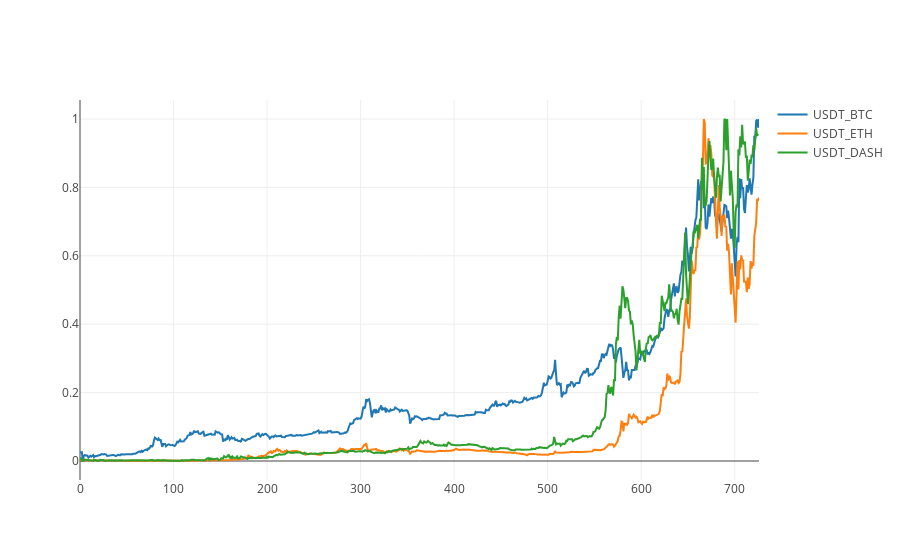

The code cell stored with this chart in its notebook:
### Code cell
plotAsScaler(USDT_BTC, USDT_ETH, USDT_DASH)

### Figure 1 — Plotly figure (JSON) as saved in the notebook; plotly's stock layout.template omitted (floating-point values rounded to 4 significant figures; data arrays with more than 128 entries replaced by an {"elided": "..."} marker saying what was removed)
{"data": [{"name": "USDT_BTC", "type": "scatter", "y": {"elided": "727 float values"}}, {"name": "USDT_ETH", "type": "scatter", "y": {"elided": "727 float values"}}, {"name": "USDT_DASH", "type": "scatter", "y": {"elided": "726 float values"}}], "layout": {}}
